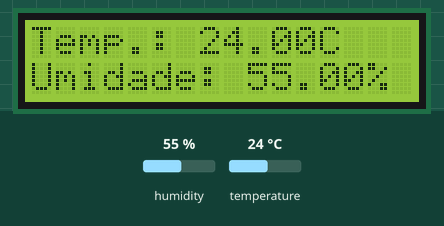
Simulated run of this program. Board: Arduino Uno, built with avr-gcc and run on an emulated ATmega328P. On the bench: 16×2 character LCD. The inputs (shaded band) are chosen by the test bench; at power-on: humidity 55 %, temperature 24 °C. What the program prints to the serial monitor is not drawn.

Above: at 2.6 s.
2.7 s: humidity set to 22 %
At 5.0 s:
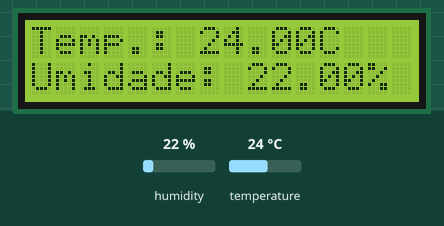
5.7 s: temperature set to 12 °C
At 7.6 s:
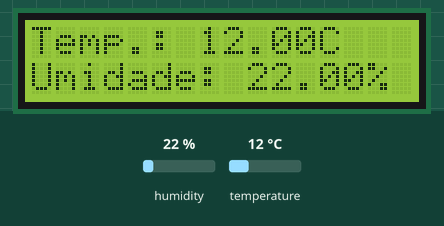
8.7 s: humidity set to 40 %
At 11.4 s:
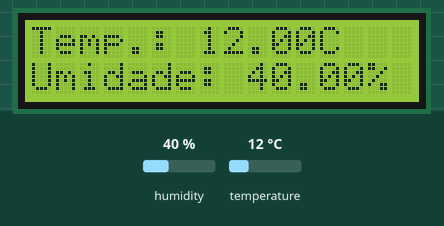
11.7 s: temperature set to 19 °C
At 13.0 s:
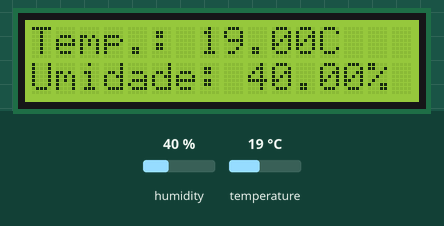
Timing chart, 0 to 14.7 s (numbered marks = the images above; inputs shaded):
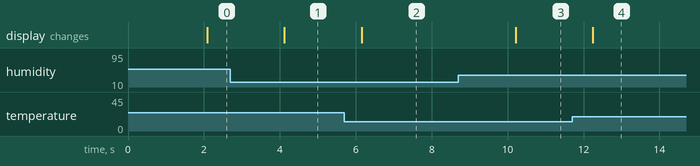

Measured:
- after the input at 2.7 s, the display: changes after 1.4 s (image 1)
- after the input at 5.7 s, the display: changes after 0.45 s (image 2)
- after the input at 8.7 s, the display: changes after 1.5 s (image 3)
- after the input at 11.7 s, the display: changes after 0.54 s (image 4)

The program:

main.cpp
```cpp
#include <Arduino.h>

#include <LiquidCrystal.h>
#include "DHT.h"

const int pin_dht = 3;

float temperature;
float umidade;

DHT dht(pin_dht, DHT11);

const int RS = 12, EN = 11, D4 = 10, D5 = 9, D6 = 8, D7 = 7;
LiquidCrystal lcd(RS, EN, D4, D5, D6, D7);

void setup(){
  // Configura o LCD com os número de colunas e linhas
  lcd.begin(16, 2); // 16 colunas e 2 linhas
  // Limpa o LCD
  lcd.clear();
  Serial.begin(9600);
  dht.begin();
}

void loop(){
  // Calcula o tempo decorrido em segundos desde que o Arduino foi iniciado
  delay(2000);

  temperature = dht.readTemperature();
  umidade = dht.readHumidity();

  if (isnan(temperature) || isnan(umidade)) {
    lcd.setCursor(0, 0);
    lcd.print("Erro de leitura");
    lcd.setCursor(0, 1);
    lcd.print("Tente novamente");
    Serial.println("Falha na leitura do Sensor DHT!");
  } else {
    lcd.setCursor(0, 0);
    lcd.print("Temp.: ");
    lcd.print(temperature);
    lcd.print("C");
    lcd.setCursor(0, 1);
    lcd.print("Umidade: ");
    lcd.print(umidade);
    lcd.print("%");

    Serial.print("Temperatura: ");
    Serial.print(temperature);
    Serial.print(" *C ");

    Serial.print("\t"); // tabulação

    // Imprime o valor de umidade
    Serial.print("Umidade: ");
    Serial.print(umidade);
    Serial.print(" %\t");

    Serial.println();
  }
}
```
